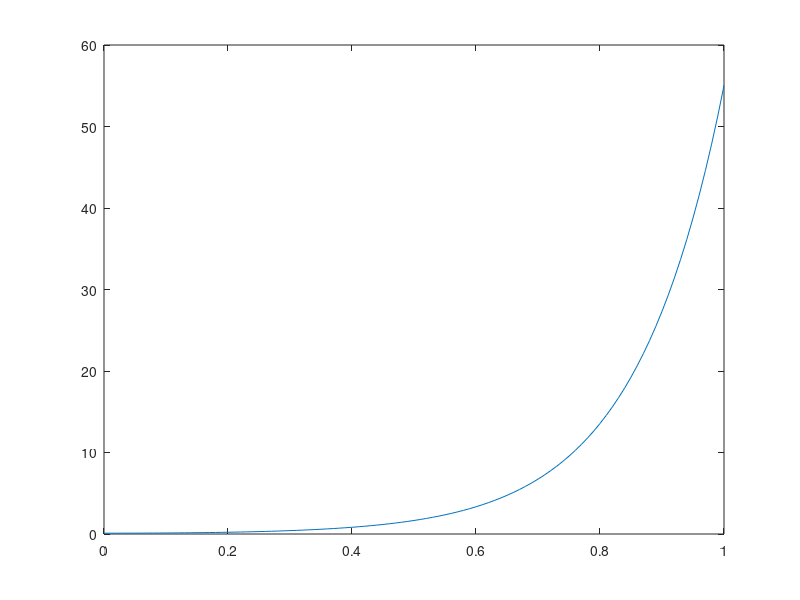

The MATLAB script that drew this image:
close all; clear; clc;

t = 0:0.01:1; % time (s)

% Dynamics for a undamped inverted pendulum

theta_initial = 0.1; % angle from vertical (rad)
g = 9.81; % gravitational acceleration (m/s/s)
l = 0.2; % length of rod (m)
k = sqrt(g / l);
c = theta_initial / 2;

theta = @(t, k, c) c*exp(k*t) + c*exp(-k*t);
plot(t, theta(t, k, c))